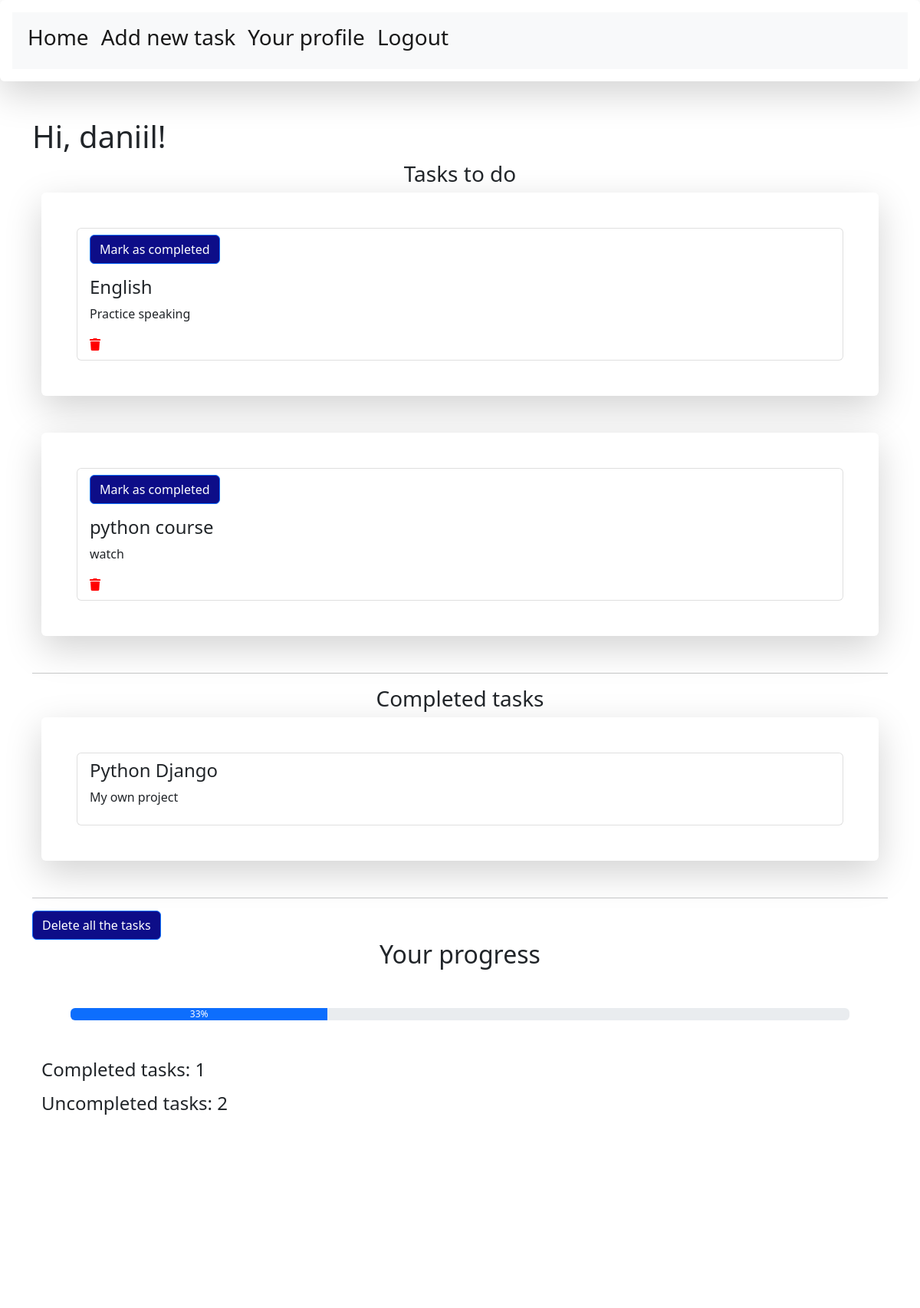
The page /profile/ (signed in, upper part) on the database as committed earlier.
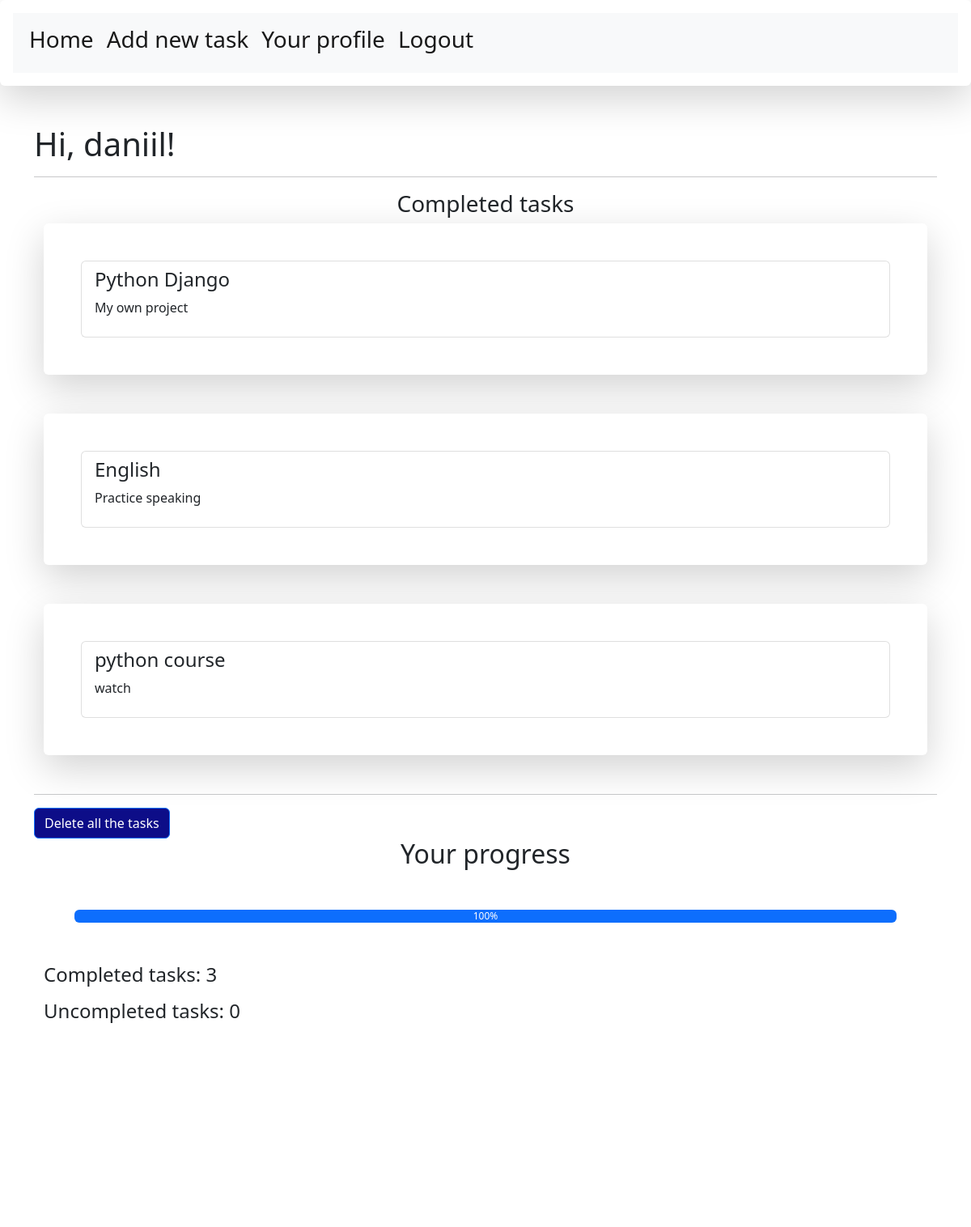
The same page on the database as committed later.
### tasks/models.py (models this page shows, shortened)
class Task(models.Model):
    title = models.CharField(max_length=255)
    description = models.TextField(null=True)
    is_completed = models.BooleanField(default=False)
    slug = models.SlugField(max_length=1000, db_index=True, null=True, blank=True, verbose_name='URL', unique=False)
    profile = models.ForeignKey('Profile', on_delete=models.CASCADE)

### tasks/views.py (the view)
# urls.py: path("profile/", profile, name='profile'),
def profile(request):
    if Profile.objects.filter(user=request.user):
        profile = Profile.objects.get(user=request.user)
        completed_tasks = Task.objects.filter(profile=profile, is_completed=True)
        uncompleted_tasks = Task.objects.filter(profile=profile, is_completed=False)
        completed_tasks_number = Task.objects.filter(profile=profile, is_completed=True).count()
        uncompleted_tasks_number = Task.objects.filter(profile=profile, is_completed=False).count()
        try:
            value = int((len(completed_tasks) / len(Task.objects.filter(profile=profile))) * 100)
        except:
            value = 0
        return render(request, 'tasks/profile.html',
                      {"completed_tasks": completed_tasks, "uncompleted_tasks": uncompleted_tasks,
                       "value": value, "completed_tasks_number": completed_tasks_number,
                       "uncompleted_tasks_number": uncompleted_tasks_number})
    else:
        Profile.objects.create(user=request.user)
        return render(request, 'tasks/profile.html')

### templates/tasks/profile.html (shortened to what this page needs)
{% extends 'base.html' %}
{% block content %}
<div class="container" style="margin-bottom:600px;">
    {% if request.user.is_authenticated %}
    <h1>Hi, {{ request.user.username }}! </h1>
    {% if uncompleted_tasks %}
    <center>
        <h3>Tasks to do</h3>
    </center>
    {% for task in uncompleted_tasks %}
    <div class="container">
        <div class="shadow-lg p-3 mb-5 bg-body rounded">
            <ul class="list-group" style="margin:30px;">
                <li class="list-group-item">
                    <p><a href="{% url 'mark_as_completed' task.slug %}" type="button" class="btn btn-primary"
                            style="background-color: rgb(13, 13, 136)">Mark as
                            completed</a></p>
                    <label class="form-check-label">
                        <h4>{{ task.title }}</h4>
                    </label>
                    <p>{{ task.description }}</p>
                    <a href="{% url 'delete_task' task.slug %}"><i class="fa fa-trash" style="color:red;"></i></a>
                </li>
            </ul>
        </div>
    </div>
    {% endfor %}
    {% endif %}
    {% if completed_tasks %}
    <hr>
    <center>
        <h3>Completed tasks</h3>
    </center>
    {% for task in completed_tasks %}
    <div class="container">
        <div class="shadow-lg p-3 mb-5 bg-body rounded">
            <ul class="list-group" style="margin:30px;">
                <li class="list-group-item">
                    <label class="form-check-label">
                        <h4>{{ task.title }}</h4>
                    </label>
                    <p>{{ task.description }}</p>
                </li>
            </ul>
        </div>
    </div>
    {% endfor %}
    {% endif %}
    {% if completed_tasks or uncompleted_tasks %}
    <hr>
    <a href="{% url 'delete_all_tasks' %}" type="button" class="btn btn-primary"
        style="background-color: rgb(13, 13, 136)" data-bs-toggle="modal" data-bs-target="#exampleModal">Delete all the
        tasks</a>
    {% else %}
    <center>
        <h3>You can add new task <a href="{% url 'add_task' %}">here</a></h3>
    </center>
    {% endif %}
    <center>
        <h2>Your progress</h2>
    </center>
    <div class="progress" style="margin:50px;">
        <div class="progress-bar" role="progressbar" aria-label="Example with label" style="width: {{value}}%;"
            aria-valuenow="25" aria-valuemin="0" aria-valuemax="100">{{value}}%
        </div>
    </div>
    <div class="container">
        <p>
        <h4>Completed tasks: {{ completed_tasks_number }}</h4>
        </p>
        <p>
        <h4>Uncompleted tasks: {{ uncompleted_tasks_number }}</h4>
        </p>
    </div>
    {% else %}
    <h3>You should <a href="{% url 'registration' %}">sign up</a> or <a href="{% url 'login' %}">login</a> firstly to
        enter your profile</h3>
    {% endif %}
</div>
{% endblock %}

### templates/base.html (shortened to what this page needs)
<!doctype html>
<html lang="en">
<head>
    <link href="https://cdn.jsdelivr.net/npm/bootstrap@5.2.0/dist/css/bootstrap.min.css" rel="stylesheet"
>
    <link rel="stylesheet" href="https://use.fontawesome.com/releases/v5.7.0/css/all.css"
>
</head>
<header>
    <div class="shadow-lg p-3 mb-5 bg-body rounded">
        <nav class="navbar navbar-expand-lg bg-light">
            <div class="container-fluid">
                <div class="collapse navbar-collapse" id="navbarTogglerDemo02">
                    <ul class="navbar-nav me-auto mb-2 mb-lg-0">
                        <li class="nav-item">
                            <a class="nav-link active" aria-current="page" href="{% url 'home' %}">
                                <h3>Home</h3>
                            </a>
                        </li>
                        <li class="nav-item">
                            <a class="nav-link active" aria-current="page" href="{% url 'add_task' %}">
                                <h3>Add new task</h3>
                            </a>
                        </li>
                        {% if request.user.is_authenticated %}
                        <li class="nav-item">
                            <a class="nav-link active" aria-current="page" href="{% url 'profile' %}">
                                <h3>Your profile</h3>
                            </a>
                        </li>
                        {% else %}
                        <li class="nav-item">
                            <a class="nav-link active" aria-current="page" href="{% url 'login' %}">
                                <h3>Your profile</h3>
                            </a>
                        </li>
                        {% endif %}
                        {% if request.user.is_authenticated %}
                        <li class="nav-item">
                            <a class="nav-link active" aria-current="page" href="{% url 'logout' %}">
                                <h3>Logout</h3>
                            </a>
                        </li>
                        {% endif %}
                    </ul>
                </div>
            </div>
        </nav>
    </div>
</header>
{% block content %}{% endblock %}
</html>

Rows that differ between the two databases and show on the page:
changed Task "English": moves from the list under "Tasks to do" to the list under "Completed tasks"
changed Task "python course": moves from the list under "Tasks to do" to the list under "Completed tasks"
Other text that changed with them:
{{ value }}: 33 → 100 (drawn)
{{ value }}: "33" → "100"
{{ completed_tasks_number }}: "1" → "3"
{{ uncompleted_tasks_number }}: "2" → "0"
text no longer shown: "Tasks to do"
